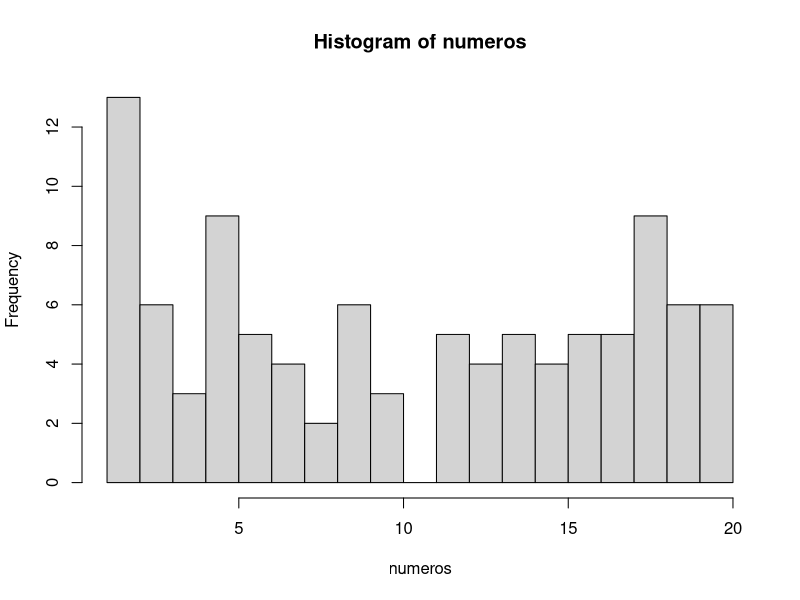

Write the R code that produced this figure.
## ---- chunk 1
numeros <- sample(1:20, 100, TRUE)
numeros
## ---- chunk 2
mediana <- median(numeros)
mediana
## ---- chunk 3
media <- mean(numeros)
media
## ---- chunk 4
# El argumento breaks nos permite dividir en histograma en las partes que queramos
hist(numeros, breaks = 20)
## ---- chunk 5
tabla.frecuencias <- data.frame(table(numeros))
tabla.frecuencias
## ---- chunk 6
# Con la función seq, creamos una secuencia de 1 a 10 en intervalos de 0.1 en 0.1
secuencia <- seq(1, 10, 0.1)
muestra <- sample(secuencia, 100, TRUE)
muestra
## ---- chunk 7
# Aquí el cálculo de la mediana 
mediana.muestra <- median(muestra)
mediana.muestra
## ---- chunk 8
# Aquí el cálculo de la media
media.muestra <- mean(muestra)
media.muestra
## ---- chunk 9
# Aquí el cálculo de la moda
moda.muestra <- data.frame(muestra)
moda.muestra
